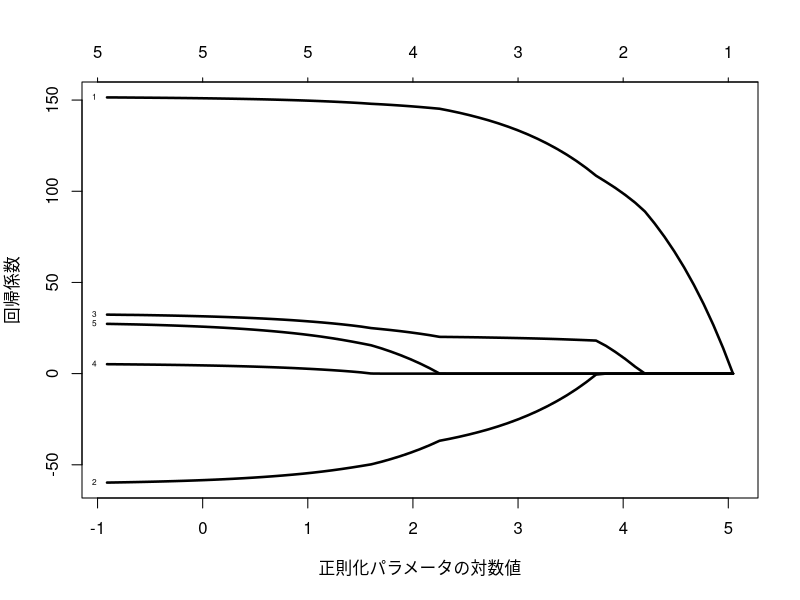
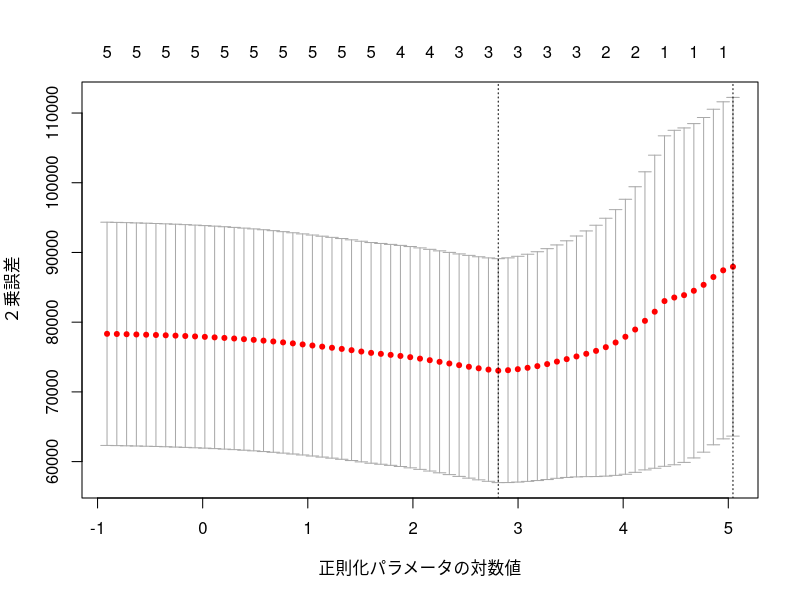

R code for these plots, in order:
### Lasso
library(glmnet)

crime <- read.table("crime.txt")  # 犯罪データ読み込み
crime <- as.matrix(crime)
X <- crime[, 3:7]  # 説明変数
y <- crime[, 1]    # 目的変数
X <- scale(X)      # 説明変数を標準化
y <- y - mean(y)   # 目的変数を中心化

# Lasso推定
res <- glmnet(x=X, y=y)
# 解パス図描画
plot(res, xvar="lambda", label=TRUE, xlab="正則化パラメータの対数値", 
     ylab="回帰係数", col="black", lwd=2.5)
# 正則化パラメータの値を20と固定
res1 <- glmnet(x=X, y=y, lambda=20)  
res1$beta  # 係数の推定値
 
# CVの計算
res.cv <- cv.glmnet(x=X, y=y)
# CV値の推移をプロット
plot(res.cv, xlab="正則化パラメータの対数値", ylab="２乗誤差")
# CV値が最小となる正則化パラメータ値を出力
res.cv$lambda.min
# 1標準誤差ルールにより選択された正則化パラメータの値を出力
res.cv$lambda.1se
